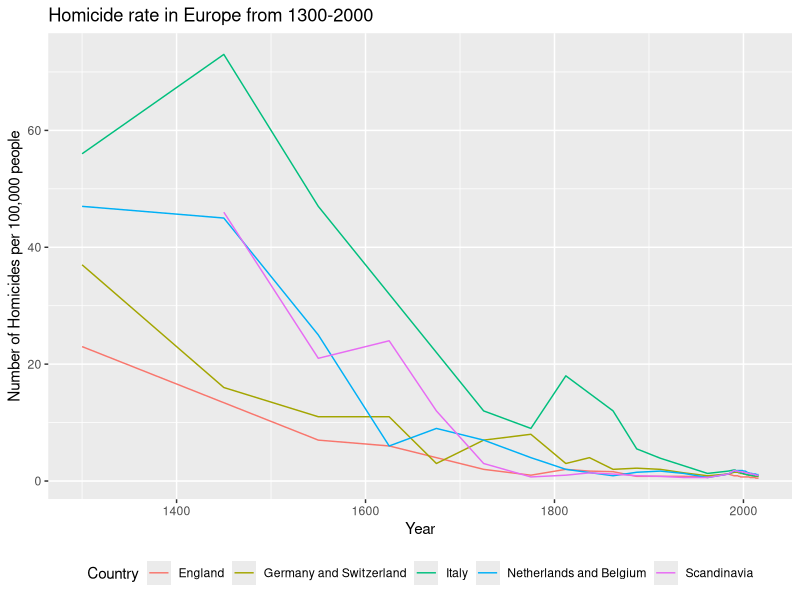
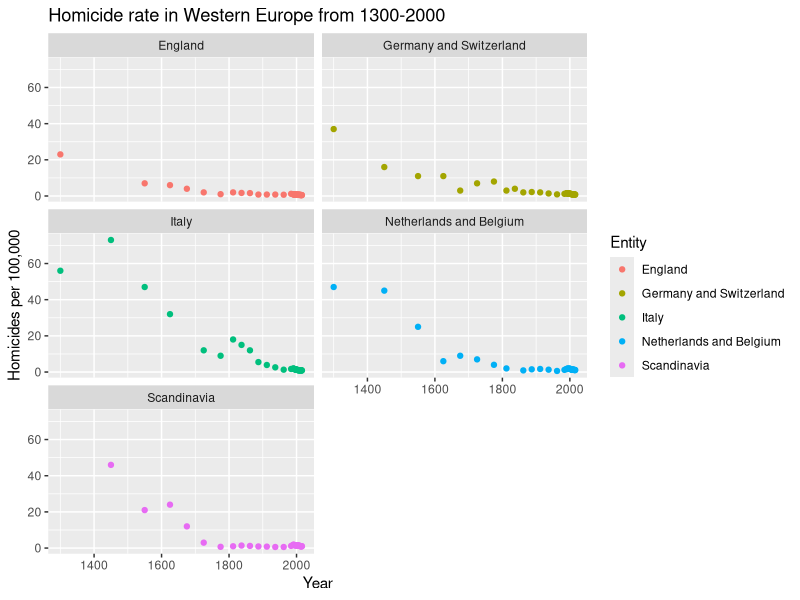

Recreate these plots in R, in order.
## ---- chunk 1
knitr::opts_chunk$set(echo = TRUE)
## ---- chunk 2
install.packages("tidyverse")
library(tidyverse)
## ---- chunk 3
Western_Europe <- read_csv("data/homicide-rates-across-western-europe.csv")
head(Western_Europe)

colnames(Western_Europe)[4]<-"Homicide"
## ---- chunk 4
head(Western_Europe)
## ---- chunk 5
ggplot(data = Western_Europe) + 
  geom_line(mapping = aes(x = Year, 
                           y = Western_Europe$Homicide, 
                           color = Entity)) +
  labs(x = "Year",
       y = "Number of Homicides per 100,000 people",
       title = "Homicide rate in Europe from 1300-2000") +
  labs(color="Country") +
  theme(legend.position = "bottom")
## ---- chunk 6
ggplot(data = Western_Europe) + 
  geom_point(mapping = aes(x = Year, 
                           y = Western_Europe$Homicide, 
                           color = Entity)) +
  facet_wrap(~ Entity, nrow = 3) +
  labs(x = "Year",
       y = "Homicides per 100,000",
       title = "Homicide rate in Western Europe from 1300-2000")

